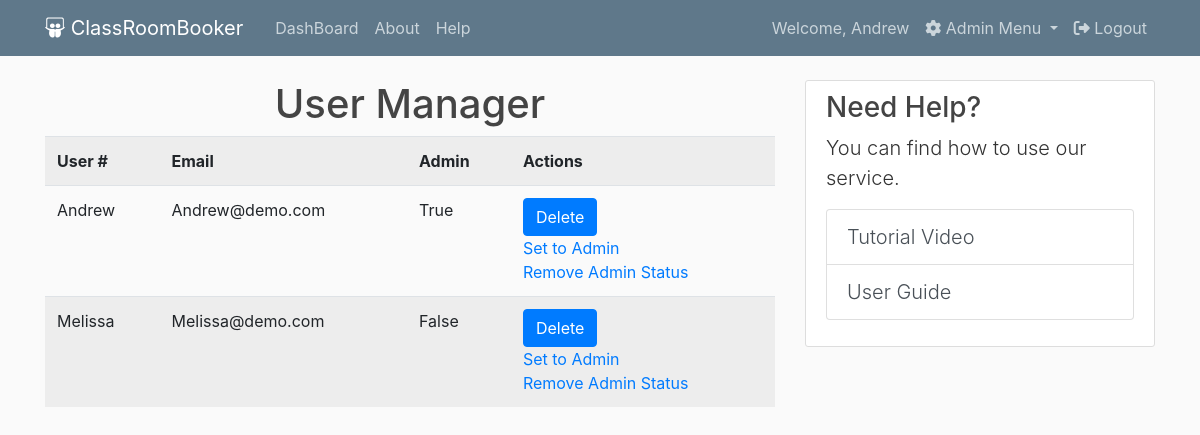
Page /users (signed in) on the earlier database version.
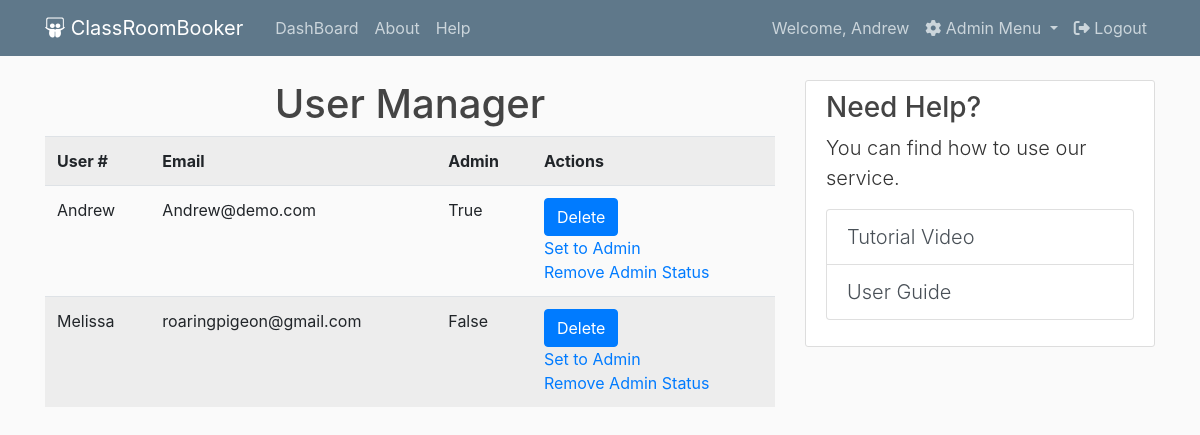
Same page on the later database version.
### crb/models.py (models this page shows, shortened)
class User(db.Model, UserMixin):
    id = db.Column(db.Integer, primary_key=True)
    username = db.Column(db.String(20), unique=True, nullable=False)
    email = db.Column(db.String(120), unique=True, nullable=False)
    password = db.Column(db.String(60), nullable=False)
    email_confirmed = db.Column(db.Boolean, default=False)  # for confirmation email, default value is False.
    image_file = db.Column(db.String(20), nullable=False, default='default.jpg')
    admin = db.Column(db.Boolean, unique=False, default=False) # will make it so that only Admins can appoint a user to be an Admin.
    requests = db.relationship('Request', backref='requester')

### crb/routes.py (the view)
@app.route("/users", methods=['GET', 'POST'])
@login_required
def users():
    if current_user.admin == True:
        userList = User.query.all()
    else:
        return redirect(url_for('home'))
    return render_template('users.html', title="User Management", users=userList)

### crb/models.py (called while the page is built)
@login_manager.user_loader
def load_user(user_id):
    return User.query.get(int(user_id))

### crb/templates/users.html
{% extends "layout.html" %}
{% block content %}
<div class="content">
    <h1 style="text-align: center">User Manager</h1>
    {% if users|length < 1 %}
    <h4 style="text-align: center">There are no users. Create one below.</h4>
    {% else %}
    <table class="table table-striped">
        <tr>
            <th>User #</th>
            <th>Email</th>
            <th>Admin</th>
            <th>Actions</th>
        </tr>
        {% for user in users %}
            <tr>
                <td>{{ user.username }}</td>
                <td>{{ user.email }}</td>
                <td>{{ user.admin }}</td>
                <td>
                    <button type="button" class="btn btn-primary" onclick="deleteUser({{user.id}})">Delete</button>
                    <br>
                    <a href="/updateadmin/{{user.id}}/1">Set to Admin</a>
                    <br>
                    <a href="/updateadmin/{{user.id}}/0">Remove Admin Status</a>
                </td>
            </tr>
        {% endfor %}
    </table>
    {% endif %}
</div>
{% endblock content %}

### crb/templates/layout.html (shortened to what this page needs)
<!DOCTYPE html>
<html>
<head>
    <link rel="stylesheet" href="https://stackpath.bootstrapcdn.com/bootstrap/4.4.1/css/bootstrap.min.css"
>
    <link rel="stylesheet" type="text/css" href="{{ url_for('static', filename='css/main.css') }}">
</head>
<body>
    <header class="site-header">
        <nav class="navbar navbar-expand-md navbar-dark bg-steel fixed-top">
            <div class="container">
                <a class="navbar-brand mr-4" href="/"><i class="fab fa-slideshare"></i> ClassRoomBooker</a>
                <div class="collapse navbar-collapse" id="navbarToggle">
                    <div class="navbar-nav mr-auto">
                        <a class="nav-item nav-link" href="{{ url_for('home') }}">DashBoard</a>
                        <a class="nav-item nav-link" href="{{ url_for('about') }}">About</a>
                        <a class="nav-item nav-link" href="{{ url_for('about') }}">Help</a>
                    </div>
                    <div class="navbar-nav">
                        {% if current_user.is_authenticated %}
                        <a class="nav-item nav-link" href="{{ url_for('account') }}">Welcome,
                            {{current_user.username}}</a>
                        {% if current_user.admin == True %}
                        <li class="nav-item dropdown">
                            <a class="nav-link dropdown-toggle" href="#" id="navbarDropdown" role="button"
                                data-toggle="dropdown" aria-haspopup="true" aria-expanded="false">
                                <i class="fas fa-cog"></i> Admin Menu
                            </a>
                        </li>
                        {% endif %}
                        <a class="nav-item nav-link" href="{{ url_for('logout') }}"><i class="fas fa-sign-out-alt"></i>
                            Logout</a>
                        {% else %}
                        <a class="nav-item nav-link" href="{{ url_for('login') }}">Login</a>
                        <a class="nav-item nav-link" href="{{ url_for('register') }}">Register</a>
                        {% endif %}
                    </div>
                </div>
            </div>
        </nav>
    </header>
    <main role="main" class="container">
        <div class="row">
            <div class="col-md-8">
                {% block content %}{% endblock %}
            </div>
            {% if current_user.is_authenticated %}
            <div class="col-md-4">
                <div class="content-section">
                    <h3>Need Help?</h3>
                    <p class='lead'>You can find how to use our service.
                        <ul class="list-group">
                            <button type="button" class="lead list-group-item list-group-item-action"
                                id="tutorial-button" data-toggle="modal" data-target="#tutorialvideo">Tutorial
                                Video</button>
                            <button type="button" class="lead list-group-item list-group-item-action"
                                data-toggle="modal" data-target="#userguide">User Guide</button>
                        </ul>
                    </p>
                </div>
            </div>
            {% endif %}
        </div>
    </main>
</body>
</html>

### crb/static/css/main.css (style rules this page uses)
body { background: #fafafa; color: #333333; margin-top: 5rem; }
h1, h2, h3, h4, h5, h6 { color: #444444; }
.bg-steel { background-color: #5f788a; }
.site-header .navbar-nav .nav-link { color: #cbd5db; }
.content-section { background: #ffffff; padding: 10px 20px; border: 1px solid #dddddd; border-radius: 3px; margin-bottom: 20px; }

Differences in the rows shown:
changed User "Melissa": email "Melissa@demo.com" → "roaringpigeon@gmail.com"
